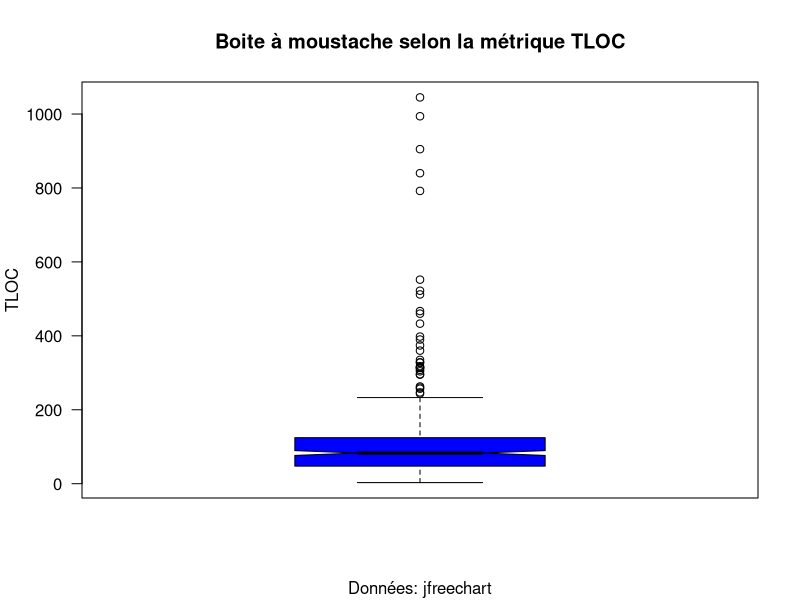
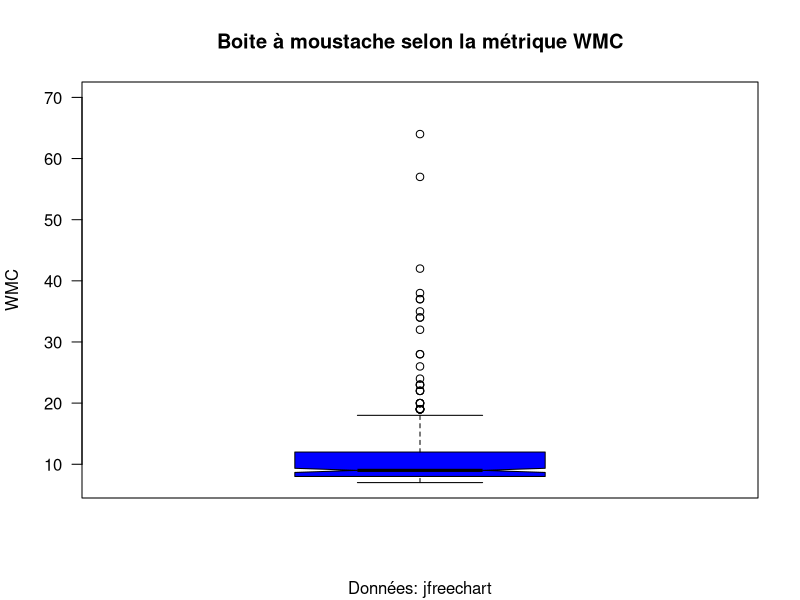
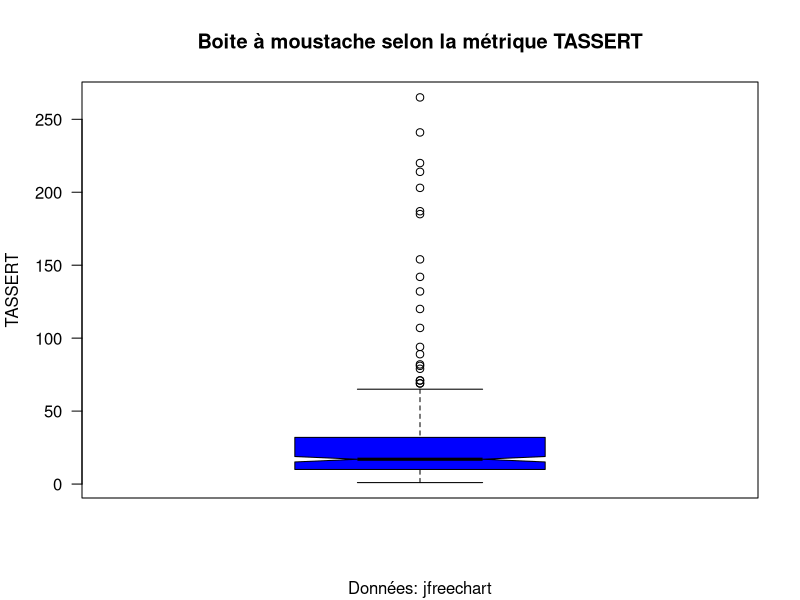
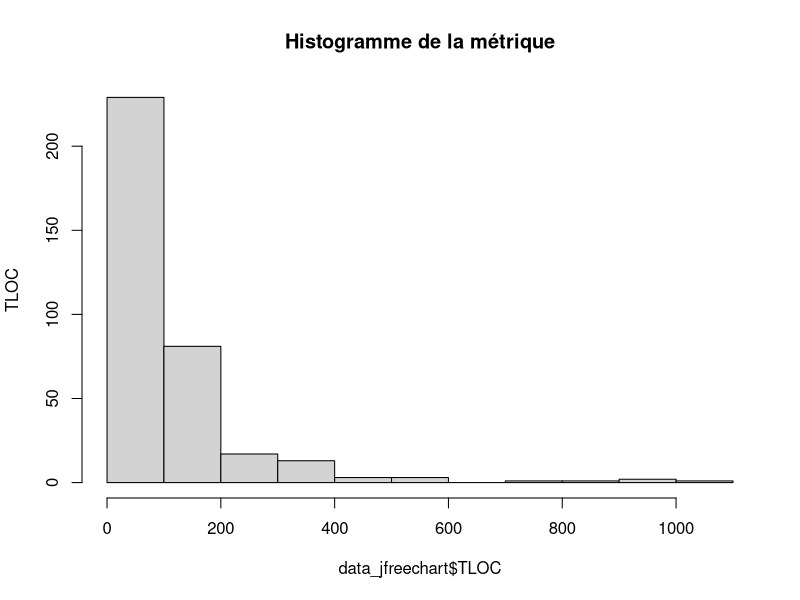
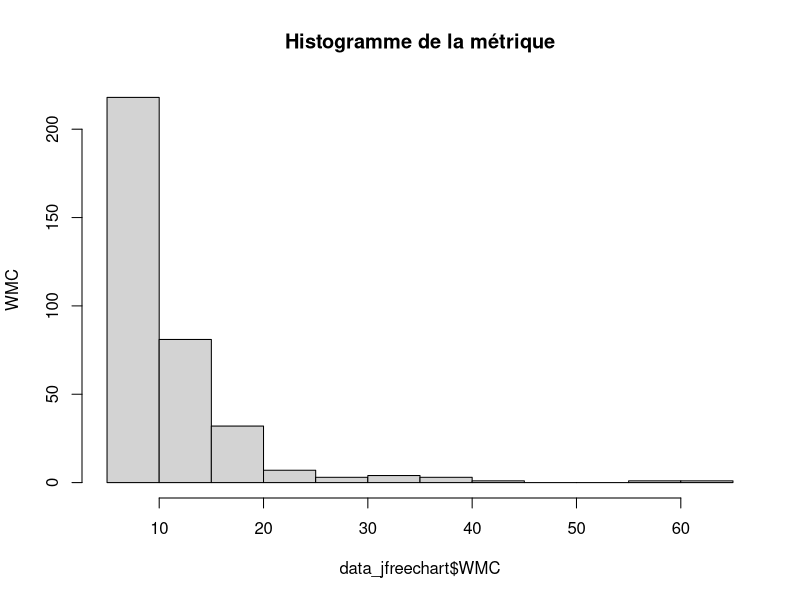
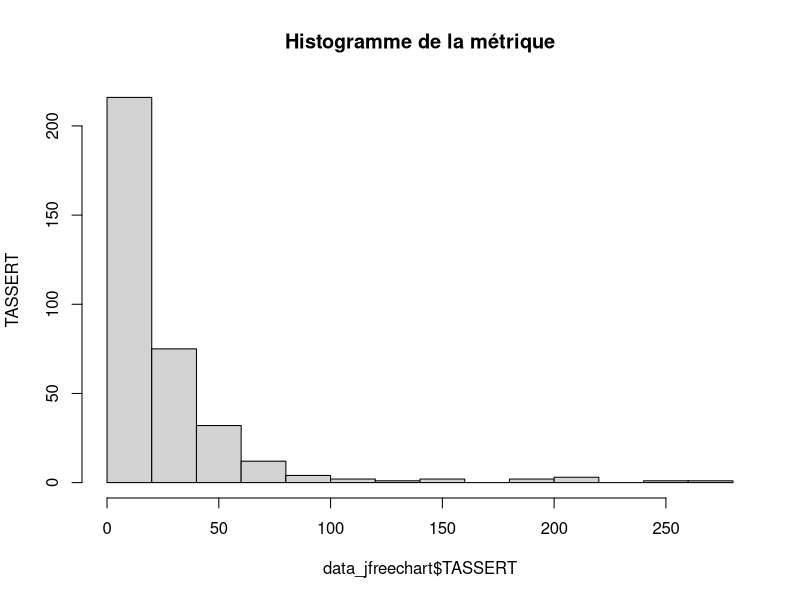

These charts were generated, in order, by the following R code: (Note: this script raises an error after producing the figures.)
#setwd("/Users/margueritemireille/Downloads/Devoir 3 QLM")
#Importation des données
data_jfreechart <- read.csv("jfreechart-test-stats.csv" , sep = ",")

#Boite à moustaches (Variables quantitatives)

## Métrique TLOC
boxplot(data_jfreechart$TLOC,
        ylab = "TLOC",
        main = 'Boite à moustache selon la métrique TLOC',
        col = "blue",
        las = 1,
        sub = "Données: jfreechart",
        notch = TRUE )
summary(data_jfreechart$TLOC)  


## Métrique WMC
boxplot(data_jfreechart$WMC,
        ylab = "WMC",
        main = 'Boite à moustache selon la métrique WMC',
        col = "blue",
        las = 1,
        sub = "Données: jfreechart",
        notch = TRUE,
        ylim = c(7,70))

summary(data_jfreechart$WMC)      

## Métrique TASSERT
boxplot(data_jfreechart$TASSERT,
        ylab = "TASSERT",
        main = 'Boite à moustache selon la métrique TASSERT',
        col = "blue",
        las = 1,
        sub = "Données: jfreechart",
        notch = TRUE)


summary(data_jfreechart$TASSERT)     

#Histogramme
hist_TLOC <- hist(data_jfreechart$TLOC, main = "Histogramme de la métrique", ylab = "TLOC")
hist_WMC <- hist(data_jfreechart$WMC, main = "Histogramme de la métrique", ylab = "WMC")
hist_TASSERT <- hist(data_jfreechart$TASSERT, main = "Histogramme de la métrique", ylab = "TASSERT")


# Filtrer les classes avec plus de 20 assertions
classes_plus_de_20_assertions <- data_jfreechart[data_jfreechart$TASSERT > 20, ]

# Afficher les classes
print(classes_plus_de_20_assertions)

# Filtrer les classes avec plus de 20 assertions
classes_moins_egale_a_20_assertions <- data_jfreechart[data_jfreechart$TASSERT <= 20, ]

# Afficher les classes
print(classes_moins_egale_a_20_assertions)

#Enregistrement fichier
subset_data <- subset(data_jfreechart, TASSERT <= 20  )
write.table(subset_data, file = "~/Downloads/IFT3913-main 3/Tp3/classes_tassert_inferieur_egale_20", sep = ",", row.names = FALSE)


#Enregistrement fichier
subset1_data <- subset(data_jfreechart, TASSERT > 20  )
write.table(subset1_data, file = "~/Downloads/IFT3913-main 3/Tp3/classes_tassert_sup_20", sep = ",", row.names = FALSE)

